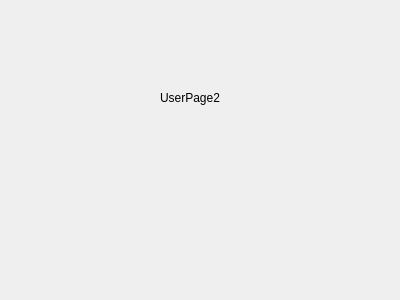
<?xml version="1.0" encoding="UTF-8"?>
<ui version="4.0">
 <class>UserPage2</class>
 <widget class="QDialog" name="UserPage2">
  <property name="geometry">
   <rect>
    <x>0</x>
    <y>0</y>
    <width>400</width>
    <height>300</height>
   </rect>
  </property>
  <property name="windowTitle">
   <string>Dialog</string>
  </property>
  <widget class="QLabel" name="label">
   <property name="geometry">
    <rect>
     <x>160</x>
     <y>90</y>
     <width>81</width>
     <height>16</height>
    </rect>
   </property>
   <property name="text">
    <string>UserPage2</string>
   </property>
  </widget>
 </widget>
 <resources/>
 <connections/>
</ui>
